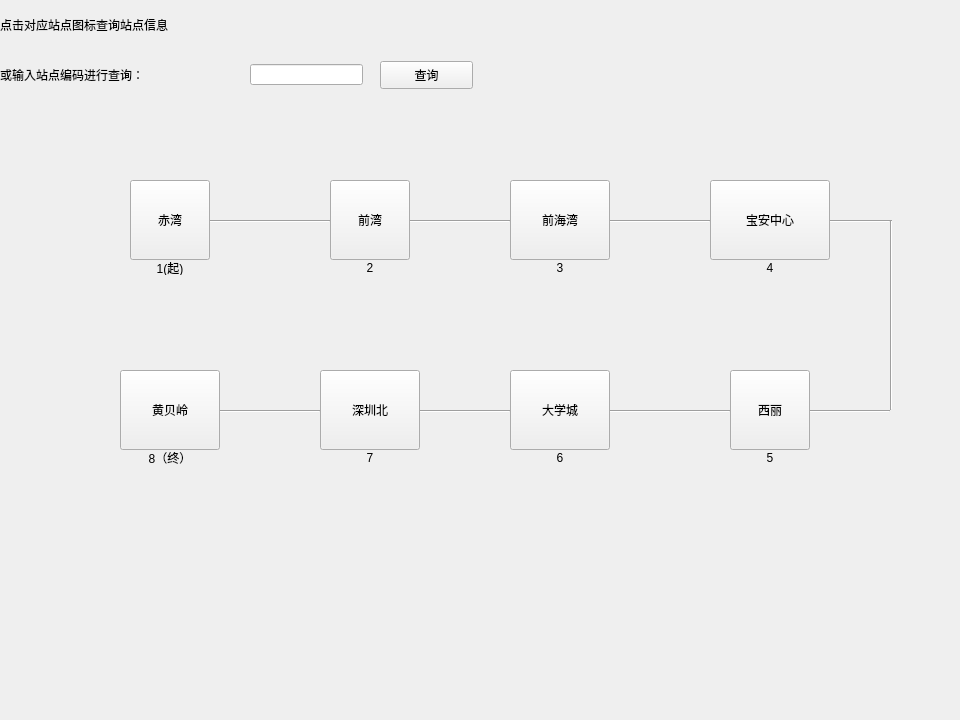
<?xml version="1.0" encoding="UTF-8"?>
<ui version="4.0">
 <class>mapRefer</class>
 <widget class="QWidget" name="mapRefer">
  <property name="geometry">
   <rect>
    <x>0</x>
    <y>0</y>
    <width>960</width>
    <height>720</height>
   </rect>
  </property>
  <property name="windowTitle">
   <string>Form</string>
  </property>
  <widget class="QPushButton" name="chiWan">
   <property name="geometry">
    <rect>
     <x>130</x>
     <y>180</y>
     <width>80</width>
     <height>80</height>
    </rect>
   </property>
   <property name="text">
    <string>赤湾</string>
   </property>
  </widget>
  <widget class="QPushButton" name="qianWan">
   <property name="geometry">
    <rect>
     <x>330</x>
     <y>180</y>
     <width>80</width>
     <height>80</height>
    </rect>
   </property>
   <property name="text">
    <string>前湾</string>
   </property>
  </widget>
  <widget class="QPushButton" name="qianHaiWan">
   <property name="geometry">
    <rect>
     <x>510</x>
     <y>180</y>
     <width>100</width>
     <height>80</height>
    </rect>
   </property>
   <property name="text">
    <string>前海湾</string>
   </property>
  </widget>
  <widget class="QPushButton" name="huangBeiLing">
   <property name="geometry">
    <rect>
     <x>120</x>
     <y>370</y>
     <width>100</width>
     <height>80</height>
    </rect>
   </property>
   <property name="text">
    <string>黄贝岭</string>
   </property>
  </widget>
  <widget class="QPushButton" name="shenzhenNorth">
   <property name="geometry">
    <rect>
     <x>320</x>
     <y>370</y>
     <width>100</width>
     <height>80</height>
    </rect>
   </property>
   <property name="text">
    <string>深圳北</string>
   </property>
  </widget>
  <widget class="QPushButton" name="univerCity">
   <property name="geometry">
    <rect>
     <x>510</x>
     <y>370</y>
     <width>100</width>
     <height>80</height>
    </rect>
   </property>
   <property name="text">
    <string>大学城</string>
   </property>
  </widget>
  <widget class="QPushButton" name="xiLi">
   <property name="geometry">
    <rect>
     <x>730</x>
     <y>370</y>
     <width>80</width>
     <height>80</height>
    </rect>
   </property>
   <property name="text">
    <string>西丽</string>
   </property>
  </widget>
  <widget class="QPushButton" name="baoAnCenter">
   <property name="geometry">
    <rect>
     <x>710</x>
     <y>180</y>
     <width>120</width>
     <height>80</height>
    </rect>
   </property>
   <property name="text">
    <string>宝安中心</string>
   </property>
  </widget>
  <widget class="QLabel" name="label">
   <property name="geometry">
    <rect>
     <x>130</x>
     <y>260</y>
     <width>80</width>
     <height>15</height>
    </rect>
   </property>
   <property name="text">
    <string>1(起)</string>
   </property>
   <property name="alignment">
    <set>Qt::AlignCenter</set>
   </property>
  </widget>
  <widget class="QLabel" name="label_2">
   <property name="geometry">
    <rect>
     <x>330</x>
     <y>260</y>
     <width>80</width>
     <height>15</height>
    </rect>
   </property>
   <property name="text">
    <string>2</string>
   </property>
   <property name="alignment">
    <set>Qt::AlignCenter</set>
   </property>
  </widget>
  <widget class="QLabel" name="label_3">
   <property name="geometry">
    <rect>
     <x>510</x>
     <y>260</y>
     <width>100</width>
     <height>15</height>
    </rect>
   </property>
   <property name="text">
    <string>3</string>
   </property>
   <property name="alignment">
    <set>Qt::AlignCenter</set>
   </property>
  </widget>
  <widget class="QLabel" name="label_4">
   <property name="geometry">
    <rect>
     <x>710</x>
     <y>260</y>
     <width>120</width>
     <height>15</height>
    </rect>
   </property>
   <property name="text">
    <string>4</string>
   </property>
   <property name="alignment">
    <set>Qt::AlignCenter</set>
   </property>
  </widget>
  <widget class="QLabel" name="label_5">
   <property name="geometry">
    <rect>
     <x>120</x>
     <y>450</y>
     <width>100</width>
     <height>15</height>
    </rect>
   </property>
   <property name="text">
    <string>8（终）</string>
   </property>
   <property name="alignment">
    <set>Qt::AlignCenter</set>
   </property>
  </widget>
  <widget class="QLabel" name="label_6">
   <property name="geometry">
    <rect>
     <x>320</x>
     <y>450</y>
     <width>100</width>
     <height>15</height>
    </rect>
   </property>
   <property name="text">
    <string>7</string>
   </property>
   <property name="alignment">
    <set>Qt::AlignCenter</set>
   </property>
  </widget>
  <widget class="QLabel" name="label_7">
   <property name="geometry">
    <rect>
     <x>510</x>
     <y>450</y>
     <width>100</width>
     <height>15</height>
    </rect>
   </property>
   <property name="text">
    <string>6</string>
   </property>
   <property name="alignment">
    <set>Qt::AlignCenter</set>
   </property>
  </widget>
  <widget class="QLabel" name="label_8">
   <property name="geometry">
    <rect>
     <x>730</x>
     <y>450</y>
     <width>80</width>
     <height>15</height>
    </rect>
   </property>
   <property name="text">
    <string>5</string>
   </property>
   <property name="alignment">
    <set>Qt::AlignCenter</set>
   </property>
  </widget>
  <widget class="Line" name="line">
   <property name="geometry">
    <rect>
     <x>210</x>
     <y>220</y>
     <width>120</width>
     <height>3</height>
    </rect>
   </property>
   <property name="font">
    <font>
     <family>Adobe Devanagari</family>
     <pointsize>9</pointsize>
    </font>
   </property>
   <property name="orientation">
    <enum>Qt::Horizontal</enum>
   </property>
  </widget>
  <widget class="Line" name="line_2">
   <property name="geometry">
    <rect>
     <x>410</x>
     <y>220</y>
     <width>100</width>
     <height>3</height>
    </rect>
   </property>
   <property name="orientation">
    <enum>Qt::Horizontal</enum>
   </property>
  </widget>
  <widget class="Line" name="line_3">
   <property name="geometry">
    <rect>
     <x>610</x>
     <y>220</y>
     <width>100</width>
     <height>3</height>
    </rect>
   </property>
   <property name="orientation">
    <enum>Qt::Horizontal</enum>
   </property>
  </widget>
  <widget class="Line" name="line_4">
   <property name="geometry">
    <rect>
     <x>220</x>
     <y>410</y>
     <width>100</width>
     <height>3</height>
    </rect>
   </property>
   <property name="orientation">
    <enum>Qt::Horizontal</enum>
   </property>
  </widget>
  <widget class="Line" name="line_5">
   <property name="geometry">
    <rect>
     <x>420</x>
     <y>410</y>
     <width>90</width>
     <height>3</height>
    </rect>
   </property>
   <property name="orientation">
    <enum>Qt::Horizontal</enum>
   </property>
  </widget>
  <widget class="Line" name="line_6">
   <property name="geometry">
    <rect>
     <x>610</x>
     <y>410</y>
     <width>120</width>
     <height>3</height>
    </rect>
   </property>
   <property name="orientation">
    <enum>Qt::Horizontal</enum>
   </property>
  </widget>
  <widget class="Line" name="line_7">
   <property name="geometry">
    <rect>
     <x>890</x>
     <y>220</y>
     <width>3</width>
     <height>190</height>
    </rect>
   </property>
   <property name="orientation">
    <enum>Qt::Vertical</enum>
   </property>
  </widget>
  <widget class="Line" name="line_8">
   <property name="geometry">
    <rect>
     <x>830</x>
     <y>220</y>
     <width>60</width>
     <height>3</height>
    </rect>
   </property>
   <property name="orientation">
    <enum>Qt::Horizontal</enum>
   </property>
  </widget>
  <widget class="Line" name="line_9">
   <property name="geometry">
    <rect>
     <x>810</x>
     <y>410</y>
     <width>80</width>
     <height>3</height>
    </rect>
   </property>
   <property name="orientation">
    <enum>Qt::Horizontal</enum>
   </property>
  </widget>
  <widget class="QLabel" name="searchLb1">
   <property name="geometry">
    <rect>
     <x>0</x>
     <y>0</y>
     <width>511</width>
     <height>50</height>
    </rect>
   </property>
   <property name="text">
    <string>点击对应站点图标查询站点信息</string>
   </property>
  </widget>
  <widget class="QLabel" name="searchLb2">
   <property name="geometry">
    <rect>
     <x>0</x>
     <y>50</y>
     <width>240</width>
     <height>50</height>
    </rect>
   </property>
   <property name="text">
    <string>或输入站点编码进行查询：</string>
   </property>
  </widget>
  <widget class="QLineEdit" name="lineEdit">
   <property name="geometry">
    <rect>
     <x>250</x>
     <y>64</y>
     <width>113</width>
     <height>21</height>
    </rect>
   </property>
  </widget>
  <widget class="QPushButton" name="searchBtn">
   <property name="geometry">
    <rect>
     <x>380</x>
     <y>61</y>
     <width>93</width>
     <height>28</height>
    </rect>
   </property>
   <property name="text">
    <string>查询</string>
   </property>
  </widget>
 </widget>
 <resources/>
 <connections/>
</ui>
